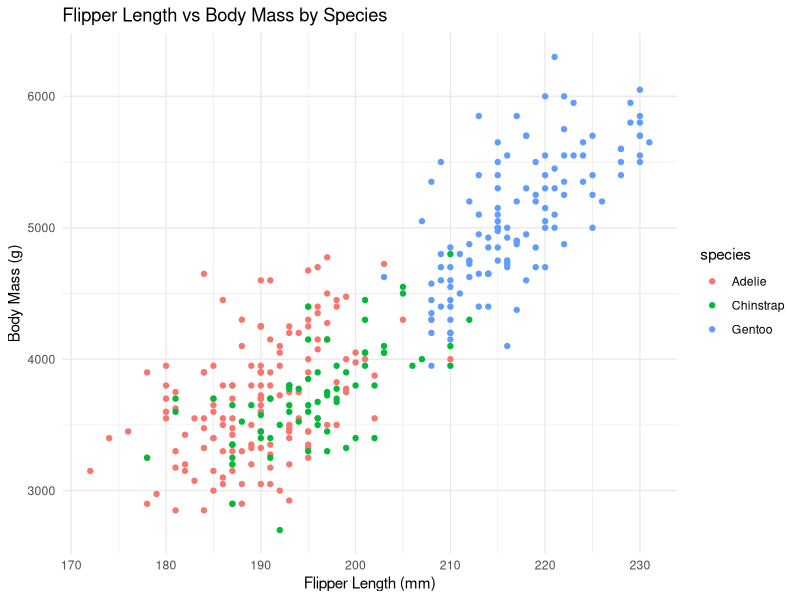

This chart was generated by the following R code:
## ---- chunk 1
#| warning: false
library(ggplot2)
library(palmerpenguins)

ggplot(penguins, aes(x = flipper_length_mm, y = body_mass_g, color = species)) +
    geom_point() +
    labs(title = "Flipper Length vs Body Mass by Species",
         x = "Flipper Length (mm)",
         y = "Body Mass (g)") +
    theme_minimal()
